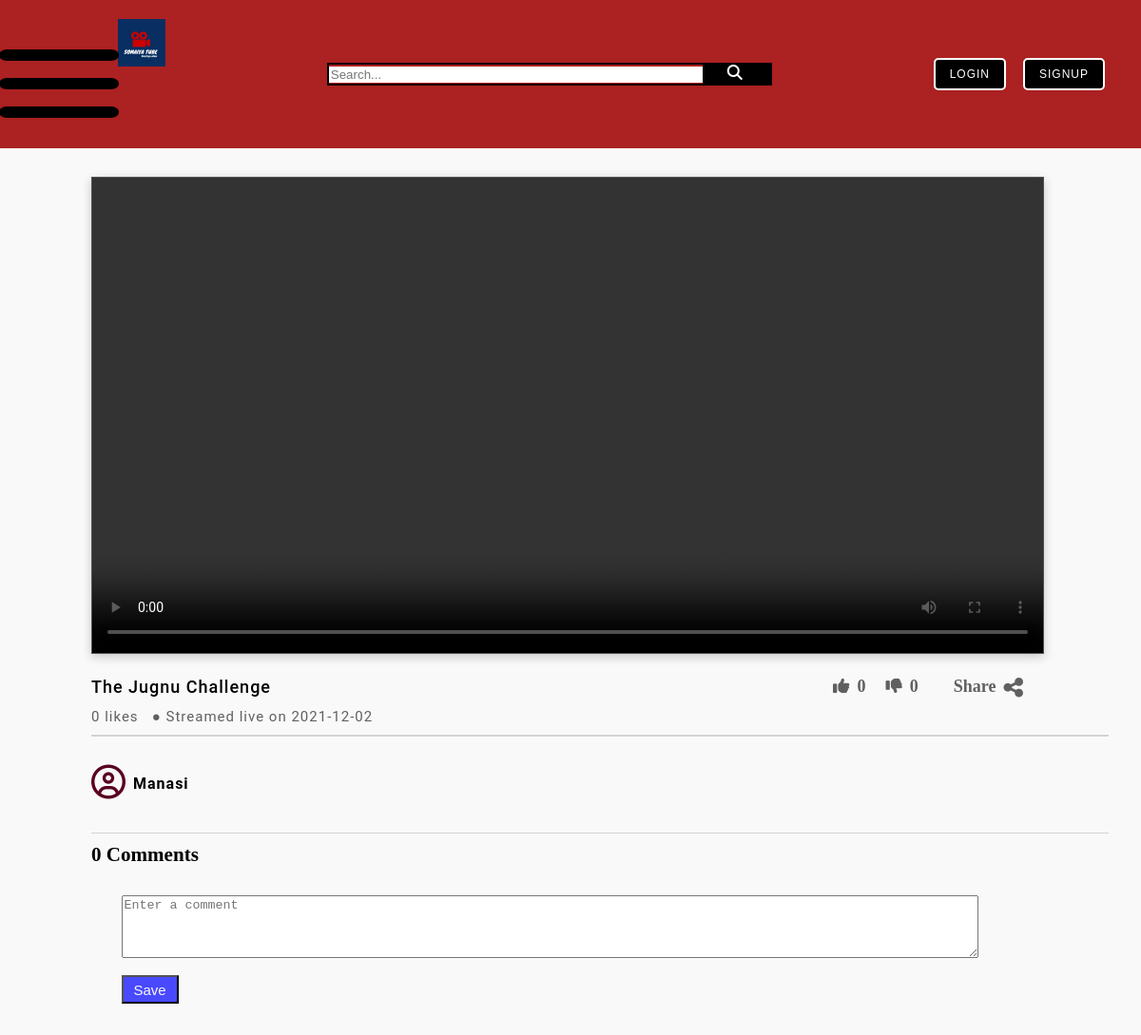
Screenshot of /view/3/ with the database file from the repository.
### website/models.py (models this page shows)
class NewVideo(models.Model):
    user = models.ForeignKey(User,on_delete=models.CASCADE,default="")
    title = models.CharField(max_length=100,default="")
    description = TextField(max_length=1000,default="")
    likes = models.IntegerField(default=0)
    dislikes = models.IntegerField(default=0)
    date = models.CharField(default="",max_length=100)
    thumbnail = models.ImageField(upload_to='thumbnail_uploaded',default = None)
    video = models.FileField(upload_to='videos_uploaded',validators=[FileExtensionValidator(allowed_extensions=['MOV','avi','mp4','webm','mkv'])], default=None)
    def __str__(self):
        return self.title

### website/views.py (the view, shortened to what this page needs)
# urls.py: url(r'^view/(?P<pk>\d+)/$', views.video, name='ViewVideo'),
def video(request,pk):
    video = NewVideo.objects.get(pk=pk)
    print(video)
    comments=Comment.objects.filter(video = video)
    count = Comment.objects.filter(video = video).count()
    return render(request,'videoView.html',{'video':video,'comments':comments,'count':count})

### templates/videoView.html (shortened to what this page needs)
{% load static %}<!DOCTYPE html>
<html lang="en">
<head>
    <link rel="stylesheet" href="{% static 'css/base.css' %}">
    <link rel="stylesheet" href="{% static 'css/video.css' %}">
</head>
<body>
    <div class="header_section">
        <div class="left_section">
            <i class="fa fa-bars hamburger fa-6x" style="transform: scale(1.5,1);" aria-hidden="true"></i>
            <a href="{% url 'homepage' %}"><img class="logo-styles" src="{% static 'images/logo.png' %}" alt="SomaiyaTube"></a>
        </div>
        <form action="{% url 'Search' %}" method="get" class="search_section">
            <input name="q" type="text" placeholder="Search...">
            <i class="fa fa-search" aria-hidden="true"></i>
        </form>
        {% if user.is_authenticated %}
        <div class="account_section">
            <a href = '/upload'><i class="fa fa-video-camera" aria-hidden="true" style="margin: 10px;"></i></a>
            <h4 style="margin: 6px;font-size: 18px;font-family: sans-serif;letter-spacing: 0.5px;">{{user.username}}</h4>
            <i class="fa fa-caret-down" aria-hidden="true"></i>
        </div>
        {% else %}
        <div class="account_section">
            <a href="{% url 'account_login' %}"><button class="AuthButton" >
               Login
           </button> </a>
           <a href="{% url 'account_signup' %}"><button class="AuthButton">
               SignUp
           </button></a>
        </div>
        {% endif %}
    </div>
    <div class="TheMainVideoSection">
        <div class="videos">
            <video  width="1000" height="500" controls>
                <source src={{video.video.url}} type="video/mp4">
            </video>
            <div class="Video_section">
                <div class="First_line">
                    <h4>{{ video.title }}</h4>
                    <div class="LikeUnlike">
                        <form method="POST">
                        <button class="ldbutton" name="Like">
                        <i class="fa fa-thumbs-up" aria-hidden="true" id="IconResize"></i>
                      </button>
                    </form>
                    <h4 class="LikeCount"> {{ video.likes }} </h4>
                    <form method="POST">
                    <button class="ldbutton" name="Dislike">
                        <i class="fa fa-thumbs-down" aria-hidden="true" id="IconResize"></i>
                    </button>
                    </form>
                    <h4 class="LikeCount">{{ video.dislikes }}</h4>
                    </div>
                    <div class="Share_feature">
                        <h4>Share</h4>
                        <i class="fa fa-share-alt" aria-hidden="true" id="IconResize"></i>
                    </div>
                </div>
                <p>{{ video.likes }} likes  &nbsp; ● Streamed live on {{ video.date }}</p>
                <div class="Next_ROW" style="height: 1.5px;width:1070px;"></div>
                <div class="ProfileSection">
                    <div class="ProfileAccount">
                        <i class="fa fa-user-circle-o" aria-hidden="true"></i>
                        <h4>{{video.user}}</h4>
                    </div>
                </div>
                <div class="Next_ROW" style="height: 1.5px;width:1070px;"></div>
                <h3> {{count}} Comments</h3>
                <div class="MyComment">
                <form method="POST">
                    <textarea rows="4" cols="110" placeholder="Enter a comment" name="Addcomment"></textarea>
                    <button class="Comment_button" type="submit">Save</button>
                </form>
                    <div class="OthersComment">
                </div>
            </div>
        </div>
    </div>
</body>
</html>

### static/css/base.css (style rules this page uses)
* { margin: 0; }
a { text-decoration: none; outline: none; color :inherit; }
.header_section { display: flex; align-items: center; justify-content:space-between; padding: 20px; position: sticky; top:0; z-index: 100; background-color: rgb(172, 33, 33); }
.logo-styles { height: 50px; object-fit: contain; margin-left:20px; }
.account_section { display: flex; align-items:center; }
.search_section { display: flex; align-items:center; justify-content:center; width:40%; border: 2px solid black; border-radius:1px; padding: 0px; }
.search_section > input { flex: 1; border: none; justify-content: center; }
.search_section > i { width:50px; background-color: black; border-left: 1px solid black; padding-bottom: 4.0px; }
.fa-search { padding-left: 20px; padding-top: 0px; padding-bottom: 0px; }
.fa-search:before { padding-left: 10%; content: "\f002"; color :white; margin-top: 10px; }
.left_section { display: flex; justify-content:center; position: sticky; background-color: transparent; }
.hamburger { padding-top: 20px; }
.Next_ROW { height:1px; border:0; background-color:lightgray; margin-top: 10px; margin-bottom: 10px; }
.AuthButton { padding: 8px 15px; border: none; color: #fff; font-size: 12px; cursor: pointer; text-transform: uppercase; letter-spacing: 1px; border: 2px solid #fff; border-radius: 5px; background: black; -webkit-transition: 0.5s all; -moz-transition: 0.5s all; -o-transition: 0.5s all; -ms-transition: 0.5s all; transition: 0.5s all; margin-right: 1.5em; font-weight:400; }

### static/css/video.css (style rules this page uses)
.TheMainVideoSection { background-color : #f9f9f9; display:block; }
.videos >video { margin-left: 8%; margin-top: 30px; border: 1px solid rgb(82, 80, 80); box-shadow: 0 3px 10px rgb(0 0 0 / 0.2); }
.Video_section { margin-top :20px; font-size :18px; margin-left: 8%; }
.Video_section > p { font-family: Roboto,Arial,sans-serif; margin-top: 10px; font-size: 15px; font-weight:400 !important; color :#606060; letter-spacing:1px; }
.First_line >h4 { font-weight: 500 !important; letter-spacing: 1px; font-family: Roboto,Arial,sans-serif; }
.First_line { display : flex; }
.LikeUnlike { display : flex; margin-left:53%; margin-right:2%; color :#606060; }
.Share_feature { display:flex; color :#606060; }
.Share_feature h4 { margin-right: 8px; font-size: 1em; }
#IconResize { font-size: 1.3em; }
.LikeCount { margin-left: 2px; margin-right:15px }
.ProfileSection { margin-top:30px; }
.ProfileAccount { display : flex; }
.ProfileAccount >i { font-size:2em; color :rgb(90, 3, 32); margin-right: 8px; }
.ProfileAccount >h4 { margin-top: 10px; font-weight:bolder; font-size:16px; letter-spacing: 1px; font-family: Roboto,Arial,sans-serif; }
.MyComment { display:table-caption; font-family: sans-serif; margin-left: 3.5%; margin-top: 30px; }
.Comment_button { height:30px; margin-top:13px; justify-self: end; width:60px; font-size: 15px; color :#f9f9f9; background-color:rgb(73, 73, 255); cursor : pointer; }
.OthersComment { display: block; margin-top:15px; padding-top: 10px; padding-bottom: 8px; margin-left: 2.5%; }
.ldbutton { color :inherit; background-color:inherit; border: none; cursor: pointer; }

### rows the page displays
NewVideo: title "The Jugnu Challenge", likes "0", dislikes "0", date "2021-12-02", user "Manasi"

### other values shown
{{ count }} "0"
